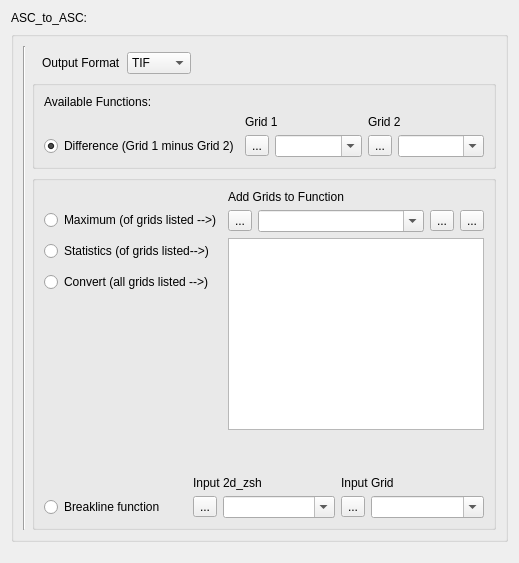
              <widget class="QWidget" name="asc2Asc" native="true">
               <layout class="QGridLayout" name="gridLayout_5" rowstretch="0,0">
                <item row="0" column="0" rowspan="2">
                 <layout class="QGridLayout" name="gridLayout_16">
                  <item row="0" column="0">
                   <widget class="QLabel" name="label_13">
                    <property name="text">
                     <string>ASC_to_ASC:</string>
                    </property>
                   </widget>
                  </item>
                  <item row="2" column="0">
                   <spacer name="verticalSpacer_8">
                    <property name="orientation">
                     <enum>Qt::Vertical</enum>
                    </property>
                    <property name="sizeType">
                     <enum>QSizePolicy::Fixed</enum>
                    </property>
                    <property name="sizeHint" stdset="0">
                     <size>
                      <width>20</width>
                      <height>10</height>
                     </size>
                    </property>
                   </spacer>
                  </item>
                  <item row="1" column="0">
                   <widget class="QGroupBox" name="groupBox_7">
                    <property name="title">
                     <string/>
                    </property>
                    <layout class="QGridLayout" name="gridLayout_19">
                     <item row="1" column="1">
                      <layout class="QGridLayout" name="gridLayout_18">
                       <item row="0" column="0" rowspan="4">
                        <widget class="Line" name="line">
                         <property name="orientation">
                          <enum>Qt::Vertical</enum>
                         </property>
                        </widget>
                       </item>
                       <item row="3" column="1">
                        <widget class="QGroupBox" name="groupBox_2">
                         <property name="title">
                          <string/>
                         </property>
                         <layout class="QGridLayout" name="gridLayout_9">
                          <item row="3" column="0">
                           <layout class="QGridLayout" name="gridLayout_23">
                            <item row="0" column="1">
                             <widget class="QLabel" name="label_42">
                              <property name="text">
                               <string>Input 2d_zsh</string>
                              </property>
                             </widget>
                            </item>
                            <item row="1" column="2">
                             <layout class="QHBoxLayout" name="horizontalLayout_29">
                              <item>
                               <widget class="QToolButton" name="btnBrowseBrkline_raster">
                                <property name="text">
                                 <string>...</string>
                                </property>
                               </widget>
                              </item>
                              <item>
                               <widget class="QComboBox" name="cboBrkline_raster">
                                <property name="editable">
                                 <bool>true</bool>
                                </property>
                               </widget>
                              </item>
                             </layout>
                            </item>
                            <item row="1" column="1">
                             <layout class="QHBoxLayout" name="horizontalLayout_32">
                              <item>
                               <widget class="QToolButton" name="btnBrowseBrkline_vector">
                                <property name="text">
                                 <string>...</string>
                                </property>
                               </widget>
                              </item>
                              <item>
                               <widget class="QComboBox" name="cboBrkline_vector">
                                <property name="editable">
                                 <bool>true</bool>
                                </property>
                               </widget>
                              </item>
                             </layout>
                            </item>
                            <item row="0" column="2">
                             <widget class="QLabel" name="label_43">
                              <property name="text">
                               <string>Input Grid</string>
                              </property>
                             </widget>
                            </item>
                            <item row="1" column="0">
                             <widget class="QRadioButton" name="rbBrklineFunc">
                              <property name="text">
                               <string>Breakline function</string>
                              </property>
                              <attribute name="buttonGroup">
                               <string notr="true">buttonGroup</string>
                              </attribute>
                             </widget>
                            </item>
                           </layout>
                          </item>
                          <item row="1" column="0">
                           <layout class="QGridLayout" name="gridLayout_8">
                            <item row="2" column="1" rowspan="2" colspan="2">
                             <widget class="QListWidget" name="lwGrids">
                              <property name="selectionMode">
                               <enum>QAbstractItemView::ExtendedSelection</enum>
                              </property>
                             </widget>
                            </item>
                            <item row="1" column="1" colspan="2">
                             <layout class="QHBoxLayout" name="horizontalLayout_16">
                              <item>
                               <widget class="QToolButton" name="btnBrowseGrid">
                                <property name="text">
                                 <string>...</string>
                                </property>
                               </widget>
                              </item>
                              <item>
                               <widget class="QComboBox" name="cboGrid">
                                <property name="editable">
                                 <bool>true</bool>
                                </property>
                               </widget>
                              </item>
                              <item>
                               <widget class="QToolButton" name="btnAddGrid">
                                <property name="text">
                                 <string>...</string>
                                </property>
                               </widget>
                              </item>
                              <item>
                               <widget class="QToolButton" name="btnRemoveGrid">
                                <property name="text">
                                 <string>...</string>
                                </property>
                               </widget>
                              </item>
                             </layout>
                            </item>
                            <item row="1" column="0" rowspan="3">
                             <layout class="QVBoxLayout" name="verticalLayout_4">
                              <item>
                               <widget class="QRadioButton" name="rbAscMax">
                                <property name="text">
                                 <string>Maximum (of grids listed --&gt;)</string>
                                </property>
                                <attribute name="buttonGroup">
                                 <string notr="true">buttonGroup</string>
                                </attribute>
                               </widget>
                              </item>
                              <item>
                               <spacer name="verticalSpacer_3">
                                <property name="orientation">
                                 <enum>Qt::Vertical</enum>
                                </property>
                                <property name="sizeType">
                                 <enum>QSizePolicy::Fixed</enum>
                                </property>
                                <property name="sizeHint" stdset="0">
                                 <size>
                                  <width>20</width>
                                  <height>5</height>
                                 </size>
                                </property>
                               </spacer>
                              </item>
                              <item>
                               <widget class="QRadioButton" name="rbAscStat">
                                <property name="text">
                                 <string>Statistics (of grids listed--&gt;)</string>
                                </property>
                                <attribute name="buttonGroup">
                                 <string notr="true">buttonGroup</string>
                                </attribute>
                               </widget>
                              </item>
                              <item>
                               <spacer name="verticalSpacer">
                                <property name="orientation">
                                 <enum>Qt::Vertical</enum>
                                </property>
                                <property name="sizeType">
                                 <enum>QSizePolicy::Fixed</enum>
                                </property>
                                <property name="sizeHint" stdset="0">
                                 <size>
                                  <width>20</width>
                                  <height>5</height>
                                 </size>
                                </property>
                               </spacer>
                              </item>
                              <item>
                               <widget class="QRadioButton" name="rbAscConv">
                                <property name="text">
                                 <string>Convert (all grids listed --&gt;)</string>
                                </property>
                                <attribute name="buttonGroup">
                                 <string notr="true">buttonGroup</string>
                                </attribute>
                               </widget>
                              </item>
                              <item>
                               <spacer name="verticalSpacer_4">
                                <property name="orientation">
                                 <enum>Qt::Vertical</enum>
                                </property>
                                <property name="sizeType">
                                 <enum>QSizePolicy::MinimumExpanding</enum>
                                </property>
                                <property name="sizeHint" stdset="0">
                                 <size>
                                  <width>20</width>
                                  <height>40</height>
                                 </size>
                                </property>
                               </spacer>
                              </item>
                             </layout>
                            </item>
                            <item row="0" column="1">
                             <widget class="QLabel" name="label_16">
                              <property name="text">
                               <string>Add Grids to Function</string>
                              </property>
                             </widget>
                            </item>
                           </layout>
                          </item>
                          <item row="2" column="0">
                           <spacer name="verticalSpacer_2">
                            <property name="orientation">
                             <enum>Qt::Vertical</enum>
                            </property>
                            <property name="sizeType">
                             <enum>QSizePolicy::Expanding</enum>
                            </property>
                            <property name="sizeHint" stdset="0">
                             <size>
                              <width>20</width>
                              <height>40</height>
                             </size>
                            </property>
                           </spacer>
                          </item>
                         </layout>
                        </widget>
                       </item>
                       <item row="2" column="1">
                        <widget class="QGroupBox" name="groupBox">
                         <property name="title">
                          <string/>
                         </property>
                         <layout class="QGridLayout" name="gridLayout_2">
                          <item row="1" column="0">
                           <layout class="QGridLayout" name="gridLayout_6">
                            <item row="1" column="1">
                             <layout class="QHBoxLayout" name="horizontalLayout_14">
                              <item>
                               <widget class="QToolButton" name="btnBrowseDiffGrid1">
                                <property name="text">
                                 <string>...</string>
                                </property>
                               </widget>
                              </item>
                              <item>
                               <widget class="QComboBox" name="cboDiffGrid1">
                                <property name="editable">
                                 <bool>true</bool>
                                </property>
                               </widget>
                              </item>
                             </layout>
                            </item>
                            <item row="1" column="2">
                             <layout class="QHBoxLayout" name="horizontalLayout_15">
                              <item>
                               <widget class="QToolButton" name="btnBrowseDiffGrid2">
                                <property name="text">
                                 <string>...</string>
                                </property>
                               </widget>
                              </item>
                              <item>
                               <widget class="QComboBox" name="cboDiffGrid2">
                                <property name="editable">
                                 <bool>true</bool>
                                </property>
                               </widget>
                              </item>
                             </layout>
                            </item>
                            <item row="1" column="0">
                             <widget class="QRadioButton" name="rbAscDiff">
                              <property name="text">
                               <string>Difference (Grid 1 minus Grid 2)</string>
                              </property>
                              <property name="checked">
                               <bool>true</bool>
                              </property>
                              <attribute name="buttonGroup">
                               <string notr="true">buttonGroup</string>
                              </attribute>
                             </widget>
                            </item>
                            <item row="0" column="2">
                             <widget class="QLabel" name="label_15">
                              <property name="text">
                               <string>Grid 2</string>
                              </property>
                             </widget>
                            </item>
                            <item row="0" column="1">
                             <widget class="QLabel" name="label_14">
                              <property name="text">
                               <string>Grid 1</string>
                              </property>
                             </widget>
                            </item>
                           </layout>
                          </item>
                          <item row="0" column="0">
                           <layout class="QHBoxLayout" name="horizontalLayout_20">
                            <item>
                             <widget class="QLabel" name="label_29">
                              <property name="text">
                               <string>Available Functions:</string>
                              </property>
                             </widget>
                            </item>
                           </layout>
                          </item>
                         </layout>
                        </widget>
                       </item>
                       <item row="1" column="1">
                        <layout class="QHBoxLayout" name="horizontalLayout_27">
                         <item>
                          <spacer name="horizontalSpacer_19">
                           <property name="orientation">
                            <enum>Qt::Horizontal</enum>
                           </property>
                           <property name="sizeType">
                            <enum>QSizePolicy::Fixed</enum>
                           </property>
                           <property name="sizeHint" stdset="0">
                            <size>
                             <width>10</width>
                             <height>0</height>
                            </size>
                           </property>
                          </spacer>
                         </item>
                         <item>
                          <widget class="QLabel" name="label_41">
                           <property name="text">
                            <string>Output Format</string>
                           </property>
                          </widget>
                         </item>
                         <item>
                          <widget class="QComboBox" name="cbo_output_format">
                           <item>
                            <property name="text">
                             <string>TIF</string>
                            </property>
                           </item>
                           <item>
                            <property name="text">
                             <string>FLT</string>
                            </property>
                           </item>
                           <item>
                            <property name="text">
                             <string>ASC</string>
                            </property>
                           </item>
                           <item>
                            <property name="text">
                             <string>GPKG</string>
                            </property>
                           </item>
                           <item>
                            <property name="text">
                             <string>NC</string>
                            </property>
                           </item>
                          </widget>
                         </item>
                         <item>
                          <spacer name="horizontalSpacer_18">
                           <property name="orientation">
                            <enum>Qt::Horizontal</enum>
                           </property>
                           <property name="sizeHint" stdset="0">
                            <size>
                             <width>40</width>
                             <height>0</height>
                            </size>
                           </property>
                          </spacer>
                         </item>
                        </layout>
                       </item>
                      </layout>
                     </item>
                    </layout>
                   </widget>
                  </item>
                 </layout>
                </item>
               </layout>
              </widget>
